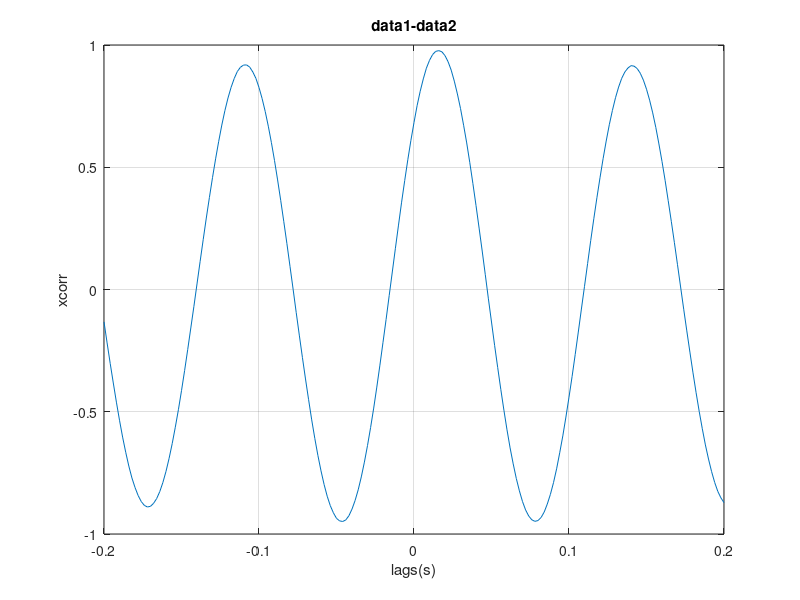
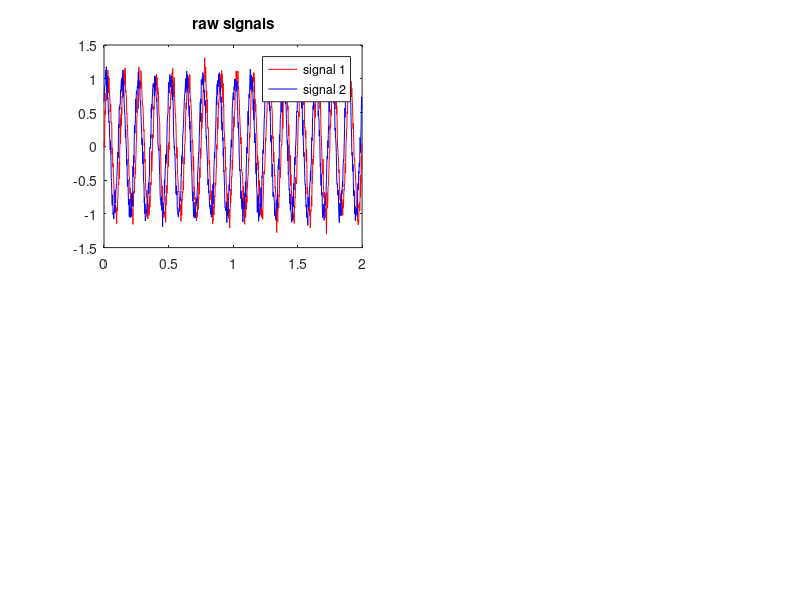

MATLAB code for these plots, in order: (Note: this script raises an error after producing the figures.)
%% Diversion: the Wiener-Khinchin theorem
% the fourier transform of a given signal's autocorrelation corresponds to
% the fourier transform of the signal itself
Fs = 500; dt = 1./Fs;
t = [0 2]; tvec = t(1):dt:t(2)-dt;
 
f1 = 8;
data1 = sin(2*pi*f1*tvec)+0.1*randn(size(tvec));
 
[acf,lags] = xcorr(data1,100,'coeff'); 
% xcorr(A),is the auto-correlation sequence
% 'coeff' = normalizes the sequence so that the auto-correlations at zero
% lag are identically 1.0
lags = lags.*(1./Fs); % convert samples to time
plot(lags,acf); grid on;

%% cross-correlation between two signals
f2 = 8;
data2 = sin(2*pi*f2*tvec+pi/4)+0.1*randn(size(tvec)); % phase-shifted version of data1
 
[ccf,lags] = xcorr(data1,data2,100,'coeff'); % now a cross-correlation
lags = lags.*(1./Fs); % convert samples to time
plot(lags,ccf); grid on;
xlabel('lags(s)');ylabel('xcorr');title('data1-data2');
% the plot shows the probablity of signal 2 at various time lags (between 
% -.2 and .2s) given that signal 1 at time 0

%% coherence
figure;
subplot(221);
plot(tvec,data1,'r',tvec,data2,'b'); legend({'signal 1','signal 2'});
title('raw signals');
 
[Pxx,F] = pwelch(data1,hanning(250),125,length(data1),Fs);
[Pyy,F] = pwelch(data2,hanning(250),125,length(data1),Fs);
subplot(222)
plot(F,abs(Pxx),'r',F,abs(Pyy),'b'); xlim([0 100]);
xlabel('Frequency (Hz)'); ylabel('power'); title('PSD');
 
[Pxy,F] = cpsd(data1,data2,hanning(250),125,length(data1),Fs);
% cross-spectrum function cpsd(data1,data2,window,overlaap,nFFT,Fs)
subplot(223)
plot(F,abs(Pxy)); xlim([0 100]);
xlabel('Frequency (Hz)'); ylabel('power'); title('cross-spectrum');
 
[acf,lags] = xcorr(data1,data2,100,'coeff');
lags = lags.*(1./Fs); % convert samples to time
 
subplot(224)
plot(lags,acf); grid on;
xlabel('time lag (s)'); ylabel('correlation ({\itr})'); title('xcorr');
%% if data1 twice as large the amplitude
data1 = 2 * (sin(2*pi*f1*tvec)+0.1*randn(size(tvec)));
figure;
subplot(221);
plot(tvec,data1,'r',tvec,data2,'b'); legend({'signal 1','signal 2'});
title('raw signals');
 
[Pxx,F] = pwelch(data1,hanning(250),125,length(data1),Fs);
[Pyy,F] = pwelch(data2,hanning(250),125,length(data1),Fs);
subplot(222)
plot(F,abs(Pxx),'r',F,abs(Pyy),'b'); xlim([0 100]);
xlabel('Frequency (Hz)'); ylabel('power'); title('PSD');
 
[Pxy,F] = cpsd(data1,data2,hanning(250),125,length(data1),Fs);
% cross-spectrum function cpsd(data1,data2,window,overlaap,nFFT,Fs)
subplot(223)
plot(F,abs(Pxy)); xlim([0 100]);
xlabel('Frequency (Hz)'); ylabel('power'); title('cross-spectrum');
 
[acf,lags] = xcorr(data1,data2,100,'coeff');
lags = lags.*(1./Fs); % convert samples to time
 
subplot(224)
plot(lags,acf); grid on;
xlabel('time lag (s)'); ylabel('correlation ({\itr})'); title('xcorr');
%  the cross-spectrum depends on the amplitude of the input signals.
% Thus, coherence normalizes the cross-spectrum by the spectra of the 
% individual signals.

%% compute the coherence by normalizing the cross-spectrum
% Verify that now there is no change in coherence when scaling data1 by a 
% factor 2 as above.
coeff = 2;
data1 = sin(2*pi*f1*tvec)+0.1*randn(size(tvec));
data1_scaled = coeff * data1;
data2 = sin(2*pi*f2*tvec+pi/4)+0.1*randn(size(tvec)); % phase-shifted data1
data1 = {data1,data1_scaled};
C =cell(1,2);
for n = 1:2
[Pxx,F] = pwelch(data1{n},hanning(250),125,length(data1{n}),Fs);
[Pyy,F] = pwelch(data2,hanning(250),125,length(data1{n}),Fs);
[Pxy,F] = cpsd(data1{n},data2,hanning(250),125,length(data1{n}),Fs);
C{n} = (abs(Pxy).^2)./(Pxx.*Pyy);
end

tf = isequal(C{1},C{2})
figure

plot(F,C{1},'b');
hold on
plot(F,C{2},'r');
set(gca,'Xlim',[0 20],'XTick',0:2:20)
title('Magnitude-squared Coherence')
xlablel('Frequency (Hz)')

%% cross spectrum phase
data1 = sin(2*pi*f1*tvec)+0.1*randn(size(tvec));
data2 = sin(2*pi*f2*tvec+pi/4)+0.1*randn(size(tvec)); % phase-shifted data1
[Pxy,F] = cpsd(data1,data2,hanning(250),125,length(data1),Fs);
figure
plot(F,angle(Pxy));
xlabel('Frequency (Hz)')
ylabel('Lag (\times\pi rad)')
title('Cross Spectrum Phase')
% cross-spectrum estimates are spaced at 500/1000(Fs/nFFT)=.5 so to return
% the phase estimates at 8Hz which should be close to the true values
phi8 = -angle(Pxy(8/.5+1)); % first freq bin corresponds to 0
lag8 = phi8/pi;% phi8 should be close to +pi/4

%% properties of the coherence measure: just verify some cases where we break the phase relationship
% e.g.1.two signals that have an 8Hz component in their power spectra are not necessarily coherent:
f = 0.5; % freq modulation (Hz) 
f2 = 8;f1 = 8;
m = 4; % freq modulation strength
wsz = 250; % window size 
t = [0 2]; tvec = t(1):dt:t(2)-dt; %  The coherence estimate should clean up somewhat as you increase the data length
data1 = sin(2*pi*f1*tvec)+0.1*randn(size(tvec));
data2 = sin(2*pi*f2*tvec+pi/4)+0.1*randn(size(tvec)); 

figure
subplot(421)
s2 = data2;
plot(tvec,s2,tvec,data1); title('signal 1 - constant phase');
 
subplot(422)
s3 = sin(2*pi*f2*tvec + m.*sin(2*pi*f*tvec - pi/2)) + 0.1*randn(size(tvec));
plot(tvec,s3,tvec,data1); title('signal 2 - varying phase');
 
subplot(423)
[Ps2,F] = pwelch(s2,hanning(wsz),wsz/2,length(data2),Fs);
plot(F,abs(Ps2)); title('PSD');
 
subplot(424)
[Ps3,F] = pwelch(s3,hanning(wsz),wsz/2,length(data2),Fs);
plot(F,abs(Ps3)); title('PSD');
 
subplot(425)
[C,F] = mscohere(data1,s2,hanning(wsz),wsz/2,length(data1),Fs); % shortcut to obtain coherence
plot(F,C); title('coherence'); xlabel('Frequency (Hz)');
 
subplot(426)
[C,F] = mscohere(data1,s3,hanning(wsz),wsz/2,length(data1),Fs);
plot(F,C); title('coherence'); xlabel('Frequency (Hz)');
 
[acf,lags] = xcorr(data1,s2,100,'coeff');
lags = lags.*(1./Fs); % convert samples to time
 
subplot(427)
plot(lags,acf); grid on;
xlabel('time lag (s)'); ylabel('correlation ({\itr})'); title('xcorr');
 
[acf,lags] = xcorr(data1,s3,100,'coeff');
lags = lags.*(1./Fs); % convert samples to time
 
subplot(428)
plot(lags,acf); grid on;
xlabel('time lag (s)'); ylabel('correlation ({\itr})'); title('xcorr');
%% e.g.2: 
% two signals both have 40hz components in PSD,but the times at which the 
% 40Hz oscillation is present do not actually overlap between the two signals
wsize = 500;
 
Fs = 500; dt = 1./Fs;
t = [0 2];
 
tvec = t(1):dt:t(2)-dt;
f1 = 40; f2 = 40;
 
% generate some square waves
mod1 = square(2*pi*4*tvec,20); mod1(mod1 < 0) = 0;
mod2 = square(2*pi*4*tvec+pi,20); mod2(mod2 < 0) = 0;
 
data1 = sin(2*pi*f1*tvec); data1 = data1.*mod1 + 0.01*randn(size(tvec));
data2 = sin(2*pi*f2*tvec); data2 = data2.*mod2 + 0.01*randn(size(tvec)) ;
figure
subplot(221);
plot(tvec,data1,'r',tvec,data2,'b'); legend({'signal 1','signal 2'});
title('raw signals');
 
[P1,F] = pwelch(data1,hanning(wsize),wsize/2,length(data2),Fs);
[P2,F] = pwelch(data2,hanning(wsize),wsize/2,length(data2),Fs);
subplot(222)
plot(F,abs(P1),'r',F,abs(P2),'b'); title('PSD');
 
subplot(223);
[C,F] = mscohere(data1,data2,hanning(wsize),wsize/2,length(data1),Fs);
plot(F,C); title('coherence'); xlabel('Frequency (Hz)');
 
[ccf,lags] = xcorr(data1,data2,100,'coeff');
lags = lags.*(1./Fs); % convert samples to time
 
subplot(224)
plot(lags,ccf); grid on;
xlabel('time lag (s)'); ylabel('correlation ({\itr})'); title('xcorr');

%% Application to real data
% load three simultaneously recorded LFPs, two from the same structure (but 
% a different electrode, both in ventral striatum) and one from a different 
% but anatomically related structure (hippocampus)
clear all
cd ('/Users/sirui/Documents/MATLAB/class/neuralDataAnalysis/Data/R016-2012-10-03')
LoadExpKeys;
cfg = []; 
cfg.fc = cat(2,ExpKeys.goodGamma(1:2),ExpKeys.goodTheta(1)); % cell array containing filenames to load
cfg.label = {'vStr1','vStr2','HC'};
csc = LoadCSC(cfg);
 
csc = restrict(csc,ExpKeys.TimeOnTrack(1),ExpKeys.TimeOffTrack(2)); % restrict to task
%% compute PSDs for each signal & coherence between signal pairs of interest

Fs = csc.cfg.hdr{1}.SamplingFrequency; 
wsize = 2048;
nS = length(csc.label);
for iS = 1:nS
    [P{iS},F{iS}] = pwelch(getd(csc,csc.label{iS}),hanning(wsize),wsize/2,2*wsize,Fs);
 
    for iS2 = iS+1:nS
        [C{iS,iS2},Fc{iS}] = mscohere(getd(csc,csc.label{iS}),getd(csc,csc.label{iS2}),hanning(wsize),wsize/2,2*wsize,Fs);
    end
end

%% plot
subplot(121)
cols = 'kgm';
for iS = 1:nS
h(iS) = plot(F{iS},10*log10(P{iS}),cols(iS),'LineWidth',2); hold on;
end
set(gca,'XLim',[0 150],'XTick',0:25:150,'FontSize',12); grid on;
legend(h,csc.label,'Location','Northeast'); legend boxoff;
xlabel('Frequency (Hz)'); ylabel('Power (dB)'); 
 
subplot(122); clear h;
h(1) = plot(Fc{1},C{1,2},'LineWidth',2); hold on;
h(2) = plot(Fc{1},C{1,3},'r','LineWidth',2);
set(gca,'XLim',[0 150],'XTick',0:25:150,'FontSize',12); grid on;
legend(h,{'vStr1-vStr2','vStr1-HC'},'Location','Northeast'); legend boxoff;
xlabel('Frequency (Hz)'); ylabel('Coherence');



%% Comparison of vStr-HC coherence between experimental conditions
% is the coherence between hippocampus and ventral striatum modulated by
% task events - if there is a change in coherence between approach to the 
% reward site and reward receipt. 
% using fieldtrip
cd('/Users/sirui/Documents/MATLAB/class/neuralDataAnalysis/Data/R016-2012-10-03'); 
LoadExpKeys;
 
cfg.fc = cat(2,ExpKeys.goodGamma(1:2),ExpKeys.goodTheta(1));
data = ft_read_neuralynx_interp(cfg.fc);
data.label = {'vStr1','vStr2','HC'};


%% trialify: extract task-specfic timestamps
% for this dataset toi are the times rat nosepoke into the reward
% receptacles in anticipation of receiving a number of pellets

data.hdr.Fs = data.fsample;
 
cfg = [];
cfg.trialfun = 'ft_trialfun_lineartracktone2';
cfg.trialdef.hdr = data.hdr;
cfg.trialdef.pre = 2.5; 
cfg.trialdef.post = 5; % define time window of interest
 
cfg.trialdef.eventtype = 'nosepoke'; % could be 'nosepoke', 'reward', 'cue'; this and what follows are all task-specific
cfg.trialdef.location = 'both'; % could be 'left', 'right', 'both'
cfg.trialdef.block = 'both'; % could be 'value', 'risk', 'both'
cfg.trialdef.cue = {'c1','c3','c5'}; % cell array with choice of elements {'c1','c3','c5','lo','hi'} (1, 3, 5 pellets; low and high risk)
 
[trl, event] = ft_trialfun_lineartracktone2(cfg);
cfg.trl = trl;
 
data_trl = ft_redefinetrial(cfg,data);

%% compute the trial-averaged cross-spectrum
% similar to the code used for computing spectrograms but changed
% cfg.output from 'pow' to 'powandcsd' (csd is used for cross-spectral
% density)
cfg              = [];
cfg.output       = 'powandcsd';
cfg.method       = 'mtmconvol';
cfg.taper        = 'hanning';
cfg.foi          = 1:1:100; % frequencies to use
cfg.t_ftimwin    = 20./cfg.foi;  % frequency-dependent, 20 cycles per time window
cfg.keeptrials   = 'yes';
cfg.channel      = {'vStr1','vStr2', 'HC'};
cfg.channelcmb   = {'vStr2', 'HC'; 'vStr2', 'vStr1'};  % channel pairs to compute csd for

cfg.toi          = -2:0.05:0; % toi: pre-nosepoke baseline (time 0 is time of nosepoke)

TFR_pre = ft_freqanalysis(cfg, data_trl);

%% compute the coherence from cross-spectrum and the individual spectra
cfg            = [];
cfg.method     = 'coh'; % compute coherence; other measures of connectivity are also available
fd             = ft_connectivityanalysis(cfg,TFR_pre);
%% plot
figure(1);
cols = 'rgb';
for iCmb = 1:size(fd.labelcmb,1)
    lbl{iCmb} = cat(2,fd.labelcmb{iCmb,1},'-',fd.labelcmb{iCmb,2});
    temp = nanmean(sq(fd.cohspctrm(iCmb,:,:)),2);
    h1(iCmb) = plot(fd.freq,temp,cols(iCmb));
    hold on;
end
xlabel('Frequency(Hz)')
ylabel('Coherence')
hold on;

%% post-nosepoke period
cfg              = [];
cfg.output       = 'powandcsd';
cfg.method       = 'mtmconvol';
cfg.taper        = 'hanning';
cfg.foi          = 1:1:100; % frequencies to use
cfg.t_ftimwin    = 20./cfg.foi;  % frequency-dependent, 20 cycles per time window
cfg.keeptrials   = 'yes';
cfg.channel      = {'vStr1','vStr2', 'HC'};
cfg.channelcmb   = {'vStr2', 'HC'; 'vStr2', 'vStr1'};  % channel pairs to compute csd for

cfg.toi          = 0:0.05:2; % toi: pre-nosepoke baselfine (time 0 is time of nosepoke)

TFR_post = ft_freqanalysis(cfg, data_trl);

cfg            = [];
cfg.method     = 'coh'; % compute coherence; other measures of connectivity are also available
fd             = ft_connectivityanalysis(cfg,TFR_post);

cols = 'bmk';
for iCmb = 1:size(fd.labelcmb,1)
    lbl{iCmb} = cat(2,fd.labelcmb{iCmb,1},'-',fd.labelcmb{iCmb,2});
    temp = nanmean(sq(fd.cohspctrm(iCmb,:,:)),2);
    h2(iCmb) = plot(fd.freq,temp,cols(iCmb));
    hold on;
end
legend([h1,h2],[lbl{1},' pre-nosepoke'],[lbl{2},' pre-nosepoke',lbl{1},' post-nosepoke'],[lbl{2},' post-nosepoke']);

% pre-nosepoke: coherence peak around 15Hz 
% post-nosepoke: coherence peak around 10Hz


%% time-frequency coherence analysis
% coherogram: coherence as a function of time and frequency
iC = 1; % which signal pair to plot
lbl = [fd.labelcmb{1,:}]; % get the label of this pair
imagesc(fd.time,fd.freq,sq(fd.cohspctrm(iC,:,:))); 
axis xy; colorbar; xlabel('time (s)'); ylabel('Frequency (Hz)'); 
title(lbl);colormap jet
% We can improve the robustness of our estimate by giving up some time resolution
% or averaging over more trials
%% ft()connectivityanalysis()
cfg            = [];
cfg.method     = 'ppc';
fd             = ft_connectivityanalysis(cfg,TFR_post);
iC = 1; % which signal pair to plot
lbl = [fd.labelcmb{1,:}]; % get the label of this pair
imagesc(fd.time,fd.freq,sq(fd.ppcspctrm(iC,:,:))); 
axis xy; colorbar; xlabel('time (s)'); ylabel('Frequency (Hz)'); 
title(lbl);colormap jet

%% Granger causality

% test directionality






